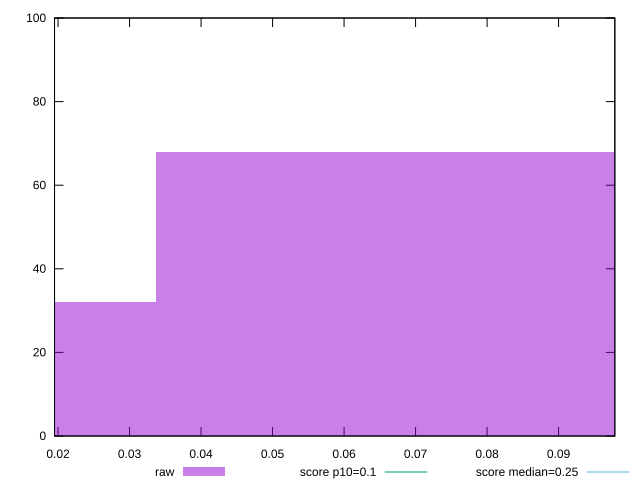

Recreate this plot in gnuplot.
reset

$raw <<EOF
0.067380091329286 68
0 32
EOF

set key outside below
set boxwidth 0.067380091329286
set xrange [0.019506835937499998:0.09786528152889677]
set yrange [0:100]
set trange [0:100]
set style fill transparent solid 0.5 noborder

set parametric
set terminal svg size 640, 490 enhanced background rgb 'white'
set output "report/report_00029_2021-02-24T13-36-40.390Z/cumulative-layout-shift/samples/music/raw/histogram.svg"

plot $raw title "raw" with boxes, \
     0.1,t title "score p10=0.1", \
     0.25,t title "score median=0.25"

reset
